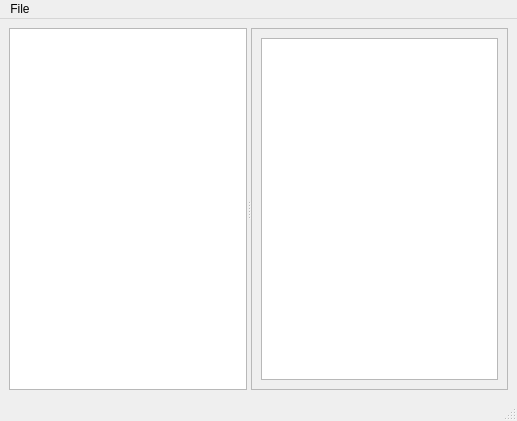
<?xml version="1.0" encoding="UTF-8"?>
<ui version="4.0">
 <class>MainWindow</class>
 <widget class="QMainWindow" name="MainWindow">
  <property name="geometry">
   <rect>
    <x>0</x>
    <y>0</y>
    <width>517</width>
    <height>421</height>
   </rect>
  </property>
  <property name="windowTitle">
   <string>MainWindow</string>
  </property>
  <widget class="QWidget" name="centralwidget">
   <layout class="QVBoxLayout" name="verticalLayout_2">
    <item>
     <widget class="QSplitter" name="splitter">
      <property name="orientation">
       <enum>Qt::Horizontal</enum>
      </property>
      <widget class="TrainingTree" name="treeView"/>
      <widget class="QFrame" name="frame">
       <property name="frameShape">
        <enum>QFrame::StyledPanel</enum>
       </property>
       <property name="frameShadow">
        <enum>QFrame::Raised</enum>
       </property>
       <layout class="QVBoxLayout" name="verticalLayout">
        <item>
         <widget class="QPlainTextEdit" name="tdtDescription">
          <property name="readOnly">
           <bool>true</bool>
          </property>
         </widget>
        </item>
       </layout>
      </widget>
     </widget>
    </item>
   </layout>
  </widget>
  <widget class="QMenuBar" name="menubar">
   <property name="geometry">
    <rect>
     <x>0</x>
     <y>0</y>
     <width>517</width>
     <height>23</height>
    </rect>
   </property>
   <widget class="QMenu" name="menuFile">
    <property name="title">
     <string>File</string>
    </property>
    <addaction name="actionLoad"/>
    <addaction name="actionSave"/>
    <addaction name="separator"/>
    <addaction name="actionQuit"/>
   </widget>
   <addaction name="menuFile"/>
  </widget>
  <widget class="QStatusBar" name="statusbar"/>
  <action name="actionLoad">
   <property name="text">
    <string>Load...</string>
   </property>
  </action>
  <action name="actionSave">
   <property name="text">
    <string>Save...</string>
   </property>
  </action>
  <action name="actionQuit">
   <property name="text">
    <string>Quit</string>
   </property>
  </action>
 </widget>
 <customwidgets>
  <customwidget>
   <class>TrainingTree</class>
   <extends>QTreeView</extends>
   <header location="global">Training</header>
  </customwidget>
 </customwidgets>
 <resources/>
 <connections>
  <connection>
   <sender>actionQuit</sender>
   <signal>triggered()</signal>
   <receiver>MainWindow</receiver>
   <slot>close()</slot>
   <hints>
    <hint type="sourcelabel">
     <x>-1</x>
     <y>-1</y>
    </hint>
    <hint type="destinationlabel">
     <x>399</x>
     <y>299</y>
    </hint>
   </hints>
  </connection>
 </connections>
</ui>
